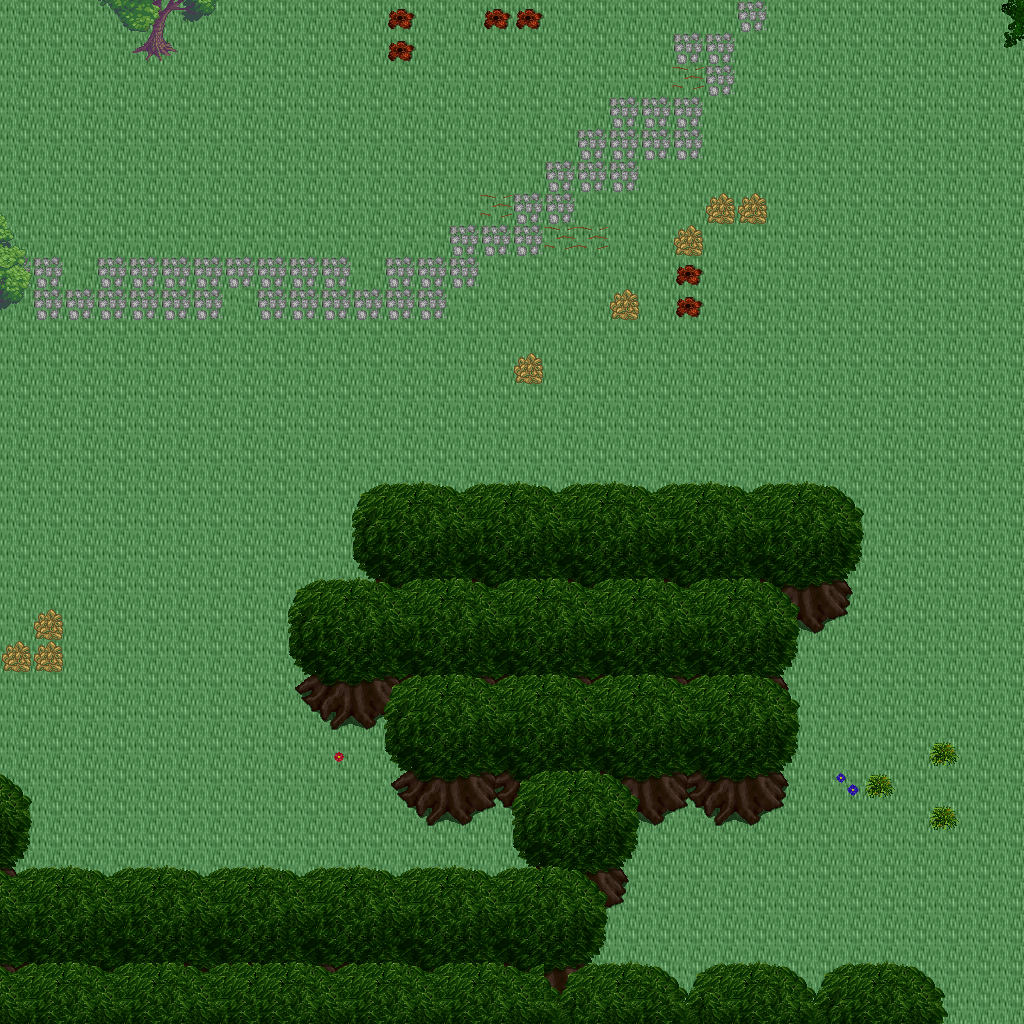

A 2D game scene composited from a Tiled map and its tileset images. What follows is a short description and the map's XML, with each tile layer's data collapsed to a summary:
An orthogonal 32x32 tile map with 32x32 px tiles, 5 tile layers (Ground, Objects, Objects2, Above, ...), 1 hidden layer not drawn, 49 tilesets.

<map version="1.10" tiledversion="1.11.0" orientation="orthogonal" renderorder="right-down" width="32" height="32" tilewidth="32" tileheight="32" infinite="0" nextlayerid="11" nextobjectid="1">
 <tileset firstgid="1" name="ground_ground" tilewidth="32" tileheight="32" tilecount="33" columns="3">
  <image source="../drawable/ground_ground.png" width="96" height="352" />
 </tileset>
 <tileset firstgid="34" name="building_wall_old_wood" tilewidth="32" tileheight="32" tilecount="9" columns="3">
  <image source="../drawable/building_wall_old_wood.png" width="96" height="96" />
 </tileset>
 <tileset firstgid="43" name="building_fence_fence_wooden" tilewidth="32" tileheight="32" tilecount="12" columns="3">
  <image source="../drawable/building_fence_fence_wooden.png" width="96" height="128" />
 </tileset>
 <tileset firstgid="55" name="building_fence_fence_chunky" tilewidth="32" tileheight="32" tilecount="21" columns="3">
  <image source="../drawable/building_fence_fence_chunky.png" width="96" height="224" />
 </tileset>
 <tileset firstgid="76" name="plant_stump_stump_brown" tilewidth="32" tileheight="32" tilecount="4" columns="2">
  <image source="../drawable/plant_stump_stump_brown.png" width="64" height="64" />
 </tileset>
 <tileset firstgid="80" name="ground_earth_edges" tilewidth="32" tileheight="32" tilecount="18" columns="6">
  <image source="../drawable/ground_earth_edges.png" width="192" height="96" />
 </tileset>
 <tileset firstgid="98" name="ground_grass_corners" tilewidth="32" tileheight="32" tilecount="24" columns="6">
  <image source="../drawable/ground_grass_corners.png" width="192" height="128" />
 </tileset>
 <tileset firstgid="122" name="ground_grass_edges" tilewidth="32" tileheight="32" tilecount="36" columns="12">
  <image source="../drawable/ground_grass_edges.png" width="384" height="96" />
 </tileset>
 <tileset firstgid="158" name="plant_tree_apple_tree" tilewidth="32" tileheight="32" tilecount="9" columns="3">
  <image source="../drawable/plant_tree_apple_tree.png" width="96" height="96" />
 </tileset>
 <tileset firstgid="167" name="plant_tree_chestnut_tree" tilewidth="32" tileheight="32" tilecount="20" columns="4">
  <image source="../drawable/plant_tree_chestnut_tree.png" width="128" height="160" />
 </tileset>
 <tileset firstgid="187" name="plant_tree_crack_willow" tilewidth="32" tileheight="32" tilecount="20" columns="4">
  <image source="../drawable/plant_tree_crack_willow.png" width="128" height="160" />
 </tileset>
 <tileset firstgid="207" name="furniture_chair_bench_iron" tilewidth="32" tileheight="32" tilecount="4" columns="2">
  <image source="../drawable/furniture_chair_bench_iron.png" width="64" height="64" />
 </tileset>
 <tileset firstgid="211" name="furniture_chair_bench_iron_reverse" tilewidth="32" tileheight="32" tilecount="4" columns="2">
  <image source="../drawable/furniture_chair_bench_iron_reverse.png" width="64" height="64" />
 </tileset>
 <tileset firstgid="215" name="object_hay_cart" tilewidth="32" tileheight="32" tilecount="1" columns="1">
  <image source="../drawable/object_hay_cart.png" width="32" height="32" />
 </tileset>
 <tileset firstgid="216" name="building_wall_walls_siding" tilewidth="32" tileheight="32" tilecount="16" columns="4">
  <image source="../drawable/building_wall_walls_siding.png" width="128" height="128" />
 </tileset>
 <tileset firstgid="232" name="building_roof_brown" tilewidth="32" tileheight="32" tilecount="20" columns="5">
  <image source="../drawable/building_roof_brown.png" width="160" height="128" />
 </tileset>
 <tileset firstgid="252" name="building_door_door" tilewidth="32" tileheight="32" tilecount="6" columns="3">
  <image source="../drawable/building_door_door.png" width="96" height="64" />
 </tileset>
 <tileset firstgid="258" name="item_tools" tilewidth="32" tileheight="32" tilecount="9" columns="3">
  <image source="../drawable/item_tools.png" width="96" height="96" />
 </tileset>
 <tileset firstgid="267" name="ground_cobbled_paving" tilewidth="32" tileheight="32" tilecount="1" columns="1">
  <image source="../drawable/ground_cobbled_paving.png" width="32" height="32" />
 </tileset>
 <tileset firstgid="268" name="item_bazaar_produce" tilewidth="32" tileheight="32" tilecount="4" columns="2">
  <image source="../drawable/item_bazaar_produce.png" width="64" height="64" />
 </tileset>
 <tileset firstgid="272" name="item_sacks" tilewidth="32" tileheight="32" tilecount="2" columns="2">
  <image source="../drawable/item_sacks.png" width="64" height="32" />
 </tileset>
 <tileset firstgid="274" name="building_barnyard" tilewidth="32" tileheight="32" tilecount="200" columns="8">
  <image source="../drawable/building_barnyard.png" width="256" height="800" />
 </tileset>
 <tileset firstgid="474" name="plant_flower_planted_containers" tilewidth="32" tileheight="32" tilecount="16" columns="4">
  <image source="../drawable/plant_flower_planted_containers.png" width="128" height="128" />
 </tileset>
 <tileset firstgid="490" name="furniture_chair_wooden_rustic" tilewidth="32" tileheight="32" tilecount="8" columns="4">
  <image source="../drawable/furniture_chair_wooden_rustic.png" width="128" height="64" />
 </tileset>
 <tileset firstgid="498" name="furniture_table_brick_base" tilewidth="32" tileheight="32" tilecount="3" columns="3">
  <image source="../drawable/furniture_table_brick_base.png" width="96" height="32" />
 </tileset>
 <tileset firstgid="501" name="building_stairs_wooden_stairs" tilewidth="32" tileheight="32" tilecount="9" columns="3">
  <image source="../drawable/building_stairs_wooden_stairs.png" width="96" height="96" />
 </tileset>
 <tileset firstgid="510" name="plant_tree_maple_tree" tilewidth="32" tileheight="32" tilecount="72" columns="8">
  <image source="../drawable/plant_tree_maple_tree.png" width="256" height="288" />
 </tileset>
 <tileset firstgid="582" name="building_decoration_chimney_big" tilewidth="32" tileheight="32" tilecount="2" columns="1">
  <image source="../drawable/building_decoration_chimney_big.png" width="32" height="64" />
 </tileset>
 <tileset firstgid="584" name="logic_item_corn" tilewidth="32" tileheight="32" tilecount="5" columns="5">
  <image source="../drawable/logic_item_corn.png" width="160" height="32" />
 </tileset>
 <tileset firstgid="589" name="logic_collision" tilewidth="32" tileheight="32" tilecount="1" columns="1">
  <image source="../drawable/logic_collision.png" width="32" height="32" />
 </tileset>
 <tileset firstgid="590" name="plant_bush_bushes" tilewidth="32" tileheight="32" tilecount="10" columns="5">
  <image source="../drawable/plant_bush_bushes.png" width="160" height="64" />
 </tileset>
 <tileset firstgid="600" name="logic_item_vegetable" tilewidth="32" tileheight="32" tilecount="16" columns="8">
  <image source="../drawable/logic_item_vegetable.png" width="256" height="64" />
 </tileset>
 <tileset firstgid="616" name="plant_flower_daisy_blue" tilewidth="32" tileheight="32" tilecount="8" columns="2">
  <image source="../drawable/plant_flower_daisy_blue.png" width="64" height="128" />
 </tileset>
 <tileset firstgid="624" name="plant_flower_daisy_red" tilewidth="32" tileheight="32" tilecount="8" columns="2">
  <image source="../drawable/plant_flower_daisy_red.png" width="64" height="128" />
 </tileset>
 <tileset firstgid="632" name="plant_flower_daisy_white" tilewidth="32" tileheight="32" tilecount="8" columns="2">
  <image source="../drawable/plant_flower_daisy_white.png" width="64" height="128" />
 </tileset>
 <tileset firstgid="640" name="plant_flower_daisy_yellow" tilewidth="32" tileheight="32" tilecount="8" columns="2">
  <image source="../drawable/plant_flower_daisy_yellow.png" width="64" height="128" />
 </tileset>
 <tileset firstgid="648" name="plant_tree_tree_darkgreen" tilewidth="32" tileheight="32" tilecount="88" columns="8">
  <image source="../drawable/plant_tree_tree_darkgreen.png" width="256" height="352" />
 </tileset>
 <tileset firstgid="736" name="logic_creature_animal" tilewidth="32" tileheight="32" tilecount="32" columns="8">
  <image source="../drawable/logic_creature_animal.png" width="256" height="128" />
 </tileset>
 <tileset firstgid="768" name="logic_creature_rodent" tilewidth="32" tileheight="32" tilecount="8" columns="8">
  <image source="../drawable/logic_creature_rodent.png" width="256" height="32" />
 </tileset>
 <tileset firstgid="776" name="logic_creature_farm_animal" tilewidth="32" tileheight="32" tilecount="16" columns="8">
  <image source="../drawable/logic_creature_farm_animal.png" width="256" height="64" />
 </tileset>
 <tileset firstgid="792" name="ground_green_paving" tilewidth="32" tileheight="32" tilecount="18" columns="3">
  <image source="../drawable/ground_green_paving.png" width="96" height="192" />
 </tileset>
 <tileset firstgid="810" name="logic_protection" tilewidth="32" tileheight="32" tilecount="2" columns="2">
  <image source="../drawable/logic_protection.png" width="64" height="32" />
 </tileset>
 <tileset firstgid="812" name="item_hen_nest" tilewidth="32" tileheight="32" tilecount="1" columns="1">
  <image source="../drawable/item_hen_nest.png" width="32" height="32" />
 </tileset>
 <tileset firstgid="813" name="logic_item_dairy" tilewidth="32" tileheight="32" tilecount="1" columns="1">
  <image source="../drawable/logic_item_dairy.png" width="32" height="32" />
 </tileset>
 <tileset firstgid="814" name="light_door_light_ew" tilewidth="32" tileheight="32" tilecount="18" columns="6">
  <image source="../drawable/light_door_light_ew.png" width="192" height="96" />
 </tileset>
 <tileset firstgid="832" name="light_door_light" tilewidth="32" tileheight="32" tilecount="12" columns="3">
  <image source="../drawable/light_door_light.png" width="96" height="128" />
 </tileset>
 <tileset firstgid="844" name="item_firewood" tilewidth="32" tileheight="32" tilecount="12" columns="3">
  <image source="../drawable/item_firewood.png" width="96" height="128" />
 </tileset>
 <tileset firstgid="856" name="furniture_sink_manger" tilewidth="32" tileheight="32" tilecount="18" columns="6">
  <image source="../drawable/furniture_sink_manger.png" width="192" height="96" />
 </tileset>
 <tileset firstgid="874" name="logic_creature_fowl" tilewidth="32" tileheight="32" tilecount="6" columns="6">
  <image source="../drawable/logic_creature_fowl.png" width="192" height="32" />
 </tileset>
 <layer id="1" name="Ground" width="32" height="32">
  <data>[1024 cells, 1024 non-empty, 1 distinct tile ids]</data>
 </layer>
 <layer id="2" name="Objects" width="32" height="32">
  <data>[1024 cells, 191 non-empty, 22 distinct tile ids]</data>
 </layer>
 <layer id="3" name="Objects2" width="32" height="32">
  <data>[1024 cells, 0 non-empty, 0 distinct tile ids]</data>
 </layer>
 <layer id="4" name="Above" width="32" height="32">
  <data>[1024 cells, 277 non-empty, 36 distinct tile ids]</data>
 </layer>
 <layer id="5" name="Above2" width="32" height="32">
  <data>[1024 cells, 0 non-empty, 0 distinct tile ids]</data>
 </layer>
 <layer id="6" name="Walkable" width="32" height="32" visible="0">
  <data>[1024 cells, 244 non-empty, 1 distinct tile ids]</data>
 </layer>
 <objectgroup id="7" name="Mapevents" />
 <objectgroup id="8" name="Spawn" />
 <objectgroup id="9" name="Keys" />
 <objectgroup id="10" name="Replace" />
</map>
